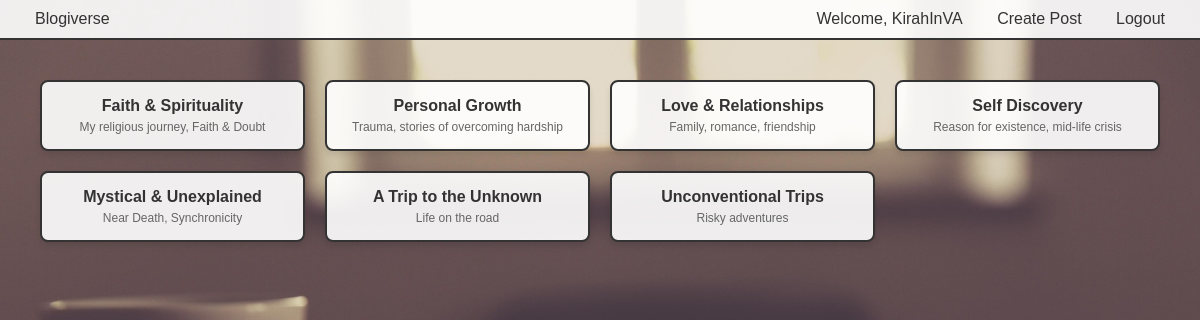
Screenshot of / (signed in) with the database file from the repository.
### blogs/models.py (models this page shows, shortened)
class Forum(models.Model):
    name = models.CharField(max_length=100, unique=True)
    description = models.TextField(blank=True)
    created_at = models.DateTimeField(auto_now_add=True)

### blogs/views.py (the view)
# urls.py: path('', views.home, name='home'),
def home(request):
    forums = Forum.objects.all()
    return render(request, 'index.html', {'forums': forums})

### templates/index.html (shortened to what this page needs)
{% extends 'base.html' %}
{% block content %}
    <div class="forum-container">
        {% for forum in forums %}
            <div class="forum-button">
                <a href="{% url 'topic_list' forum_name=forum.name %}">{{ forum.name }}</a>
                <small>{{ forum.description }}</small>
            </div>
        {% endfor %}
    </div>
{% endblock %}

### templates/base.html (shortened to what this page needs)
<!DOCTYPE html>
<html lang="en">
<head>
</head>
<body>
    <div class="navbar">
        <a href="{% url 'home' %}">Blogiverse</a>
        <div>
            {% if user.is_authenticated %}
                <a href="#">Welcome, {{ user.username }}</a>
                <a href="{% url 'create_post' %}">Create Post</a>
                <a href="{% url 'account_logout' %}">Logout</a>
            {% else %}
                <a href="{% url 'account_login' %}">Login</a>
                <a href="{% url 'account_signup' %}">Sign Up</a>
            {% endif %}
        </div>
    </div>
    <div class="content">
        {% block content %}{% endblock %}
    </div>
</body>
</html>

### templates/base.html (style rules this page uses)
body { font-family: Arial, sans-serif; margin: 0; background-image: url('/static/images/background.jpg'); background-size: cover; min-height: 100vh; }
.navbar { background-color: rgba(255, 255, 255, 0.9); padding: 10px 20px; border-bottom: 2px solid #333; display: flex; justify-content: space-between; align-items: center; }
.navbar a { color: #333; text-decoration: none; margin: 0 15px; }
.content { padding: 20px; }

### templates/index.html (style rules this page uses)
.forum-container { display: grid; grid-template-columns: repeat(auto-fit, minmax(250px, 1fr)); gap: 20px; padding: 20px; max-width: 1200px; margin: 0 auto; }
.forum-button { background-color: rgba(255, 255, 255, 0.9); padding: 15px 25px; border: 2px solid #333; border-radius: 8px; cursor: pointer; transition: all 0.3s ease; box-shadow: 0 4px 6px rgba(0, 0, 0, 0.1); text-align: center; }
.forum-button a { text-decoration: none; color: #333; font-weight: bold; }
.forum-button small { display: block; font-size: 12px; color: #666; margin-top: 5px; }

### rows the page displays
Forum: name "Faith & Spirituality", description "My religious journey, Faith & Doubt"
Forum: name "Personal Growth", description "Trauma, stories of overcoming hardship"
Forum: name "Love & Relationships", description "Family, romance, friendship"
Forum: name "Self Discovery", description "Reason for existence, mid-life crisis"
Forum: name "Mystical & Unexplained", description "Near Death, Synchronicity"
Forum: name "A Trip to the Unknown", description "Life on the road"
Forum: name "Unconventional Trips", description "Risky adventures"

### other values shown
{{ user.username }} "KirahInVA"
